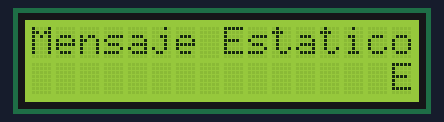
Recording of a sketch running on a simulated Arduino Uno, built with avr-gcc and run on an emulated ATmega328P. Shown: 16×2 character LCD.

Above: at 0.49 s.
At 5.54 s:
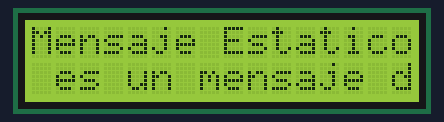
At 10.58 s:
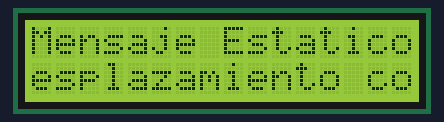
At 20.8 s:
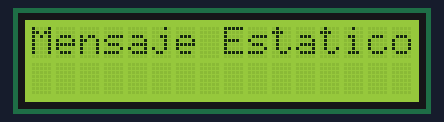
At 30.15 s:
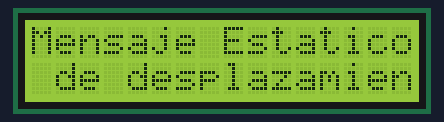
At 39.68 s:
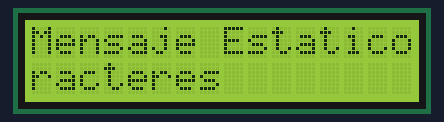

The sketch:

Mensaje_LCD.ino
```cpp
#include <LiquidCrystal_I2C.h>
// si no conoce su dirección de visualización, ejecute un boceto de escáner I2C
LiquidCrystal_I2C lcd(0x27, 16, 2);
String messageStatic = "Mensaje Estatico";
String messageToScroll = "Este es un mensaje de desplazamiento con más de 16 caracteres";
// Función para desplazar el texto
// La función acepta los siguientes argumentos:
// fila: número de fila donde se mostrará el texto
// mensaje: mensaje para desplazarse
// delayTime: retraso entre cada cambio de carácter
// lcdColumns: número de columnas de su LCD
void scrollText(int row, String message, int delayTime, int lcdColumns) {
  for (int i=0; i < lcdColumns; i++) {
    message = " " + message;
  }
  message = message + " ";
  for (int pos = 0; pos < message.length(); pos++) {
    lcd.setCursor(0, row);
    lcd.print(message.substring(pos, pos + lcdColumns));
    delay(delayTime);
  }
}

void setup(){
  // Inicializa LCD
  lcd.init();
  // encender la luz de fondo de la pantalla LCD
  lcd.backlight();
}
void loop(){
  // colocar el cursor en la primera columna, primera fila
  lcd.setCursor(0, 0);
  // Muestra el mensaje Estatico
  lcd.print(messageStatic);
  // Muestra el Mensaje Desplazandose
  scrollText(1, messageToScroll, 250, 16);
}
```

Measured:
- what the display in image 3 shows lasts 0.6 s, from 20.7 s to 21.3 s
